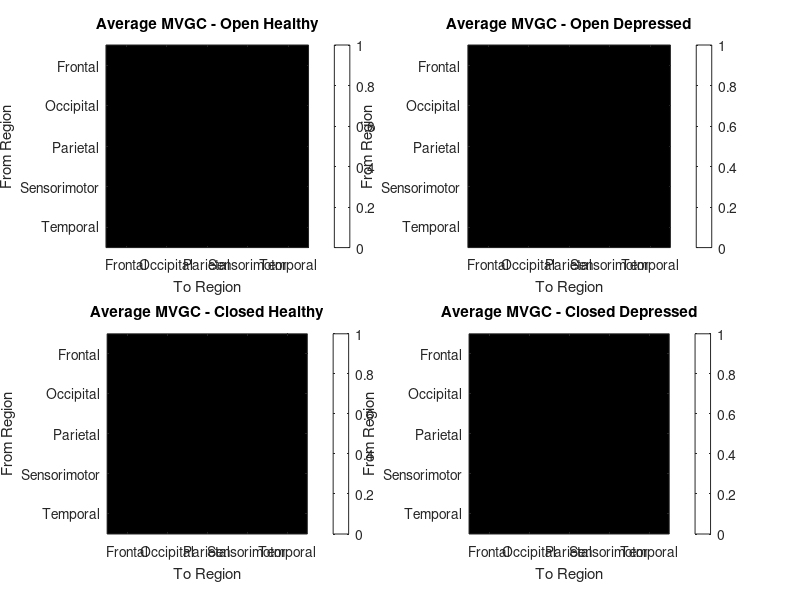

MATLAB code for this plot: (Note: this script raises an error after producing the figure.)
function [mvgc_open, mvgc_closed, mvgc_open_avg, mvgc_closed_avg] = EEGtoMVGC()

    %% Load .mat and .m files

    dataDir = fullfile('Depression_Study', 'export_mat'); % TEST directory
    files = dir(fullfile(dataDir, '*.mat')); % Get all .mat files in the directory

    addpath('Source_Reconstruction'); % Add path to Source_Reconstruction folder
    addpath('EntRate'); % Add path to EntRate folder

    % Load MVGC toolbox - silently adding MVGC to current path
    % p = mfilename('fullpath');
    % addpath(strrep(p, 'EEGtoMVGC', 'EntRate/private/mvgc_v2.0'));
    % evalc('mvgc_startup;');

    %% Initialize variables

    mvgc_open = struct();
    mvgc_closed = struct();

    region_names = {'Frontal', 'Occipital', 'Parietal', 'Sensorimotor', 'Temporal'};

    frontal = [3:16, 19:24];
    occipital = [25:36];
    parietal = [39:50];
    sensorimotor = [1,2,17,18,37,38];
    temporal = [51:60];

    LOAD_MVGC_FILE = true;

    %% Perform source reconstruction, rotation and CSER calculation for each subject

    if ~LOAD_MVGC_FILE

        % Loop through each file
        for i = 1:length(files)
        % for i = 1:5
            % Load the .mat file
            fprintf('\n*** PROCESSING FILE: %s *** \n', files(i).name);
            filePath = fullfile(dataDir, files(i).name);
            key = sprintf('x%s', files(i).name(1:3));

            % Reconstruct 60 sources from the EEG data
            fprintf('\n*** RECONSTRUCTING SOURCE *** \n\n');
            [source_ts_open, source_ts_closed, aals] = SourceReconMatlab(filePath);

            % Rotate [trials x sources x time] to [sources x time x trials]
            fprintf('\n*** ROTATING DATA *** \n');
            subj_open = permute(source_ts_open, [2, 3, 1]);
            subj_closed = permute(source_ts_closed, [2, 3, 1]);

            % Calculate and store MVGC for each subject's data
            fprintf('\n*** CALCULATING MVGC %s - (%i/%i) *** \n', files(i).name(1:3), i, length(files));
            mvgc_open.(key) = calculateMVGC(subj_open);
            mvgc_closed.(key) = calculateMVGC(subj_closed);

            fprintf('\n*** RESULTS SAVED: %s *** \n', files(i).name);
        end
    
    end

    %% Load MVGC results from mvgc_values.mat

    if LOAD_MVGC_FILE

        fprintf('\n*** LOADING MVGC RESULTS *** \n');
        if exist('mvgc_values.mat', 'file')
            load('mvgc_values.mat', 'mvgc_open', 'mvgc_closed');
            fprintf('MVGC results loaded successfully.\n');
        else
            fprintf('No MVGC results found. Please run EEGtoMVGC first.\n');
            return;
        end

    end

    %% Split mvgc_open and mvgc_closed based on healthy/depressed subjects

    fprintf('\n*** SPLITTING MVGC RESULTS *** \n');

    % Initialize structures for healthy and depressed subjects
    mvgc_open_healthy = struct();
    mvgc_open_depressed = struct();
    mvgc_closed_healthy = struct();
    mvgc_closed_depressed = struct();

    % Load healthy and depressed subject lists
    healthy_depressed_samples = load('healthy_depressed_samples.mat');
    healthy_sample = healthy_depressed_samples.healthy_sample;
    depressed_sample = healthy_depressed_samples.depressed_sample;

    % Split MVGC results based on whether subject name appears in healthy or depressed lists
    for i = 1:length(files)
        key = sprintf('x%s', files(i).name(1:3));
        % Define variable key_int as files(i).name(1:3), but converted to an integer
        key_int = str2double(files(i).name(1:3));

        if isfield(mvgc_open, key)
            if ismember(key_int, healthy_sample)
                mvgc_open_healthy.(key) = mvgc_open.(key);
            elseif ismember(key_int, depressed_sample)
                mvgc_open_depressed.(key) = mvgc_open.(key);
            end
        end
        if isfield(mvgc_closed, key)
            if ismember(key_int, healthy_sample)
                mvgc_closed_healthy.(key) = mvgc_closed.(key);
            elseif ismember(key_int, depressed_sample)
                mvgc_closed_depressed.(key) = mvgc_closed.(key);
            end
        end
    end

    %% Average MVGC across open/closed healthy/depressed subjects

    fprintf('\n*** AVERAGING MVGC ACROSS SUBJECTS *** \n');

    % Initialize matrices to accumulate MVGC values for healthy and depressed groups
    mvgc_open_healthy_avg = zeros(length(region_names), length(region_names));
    mvgc_open_depressed_avg = zeros(length(region_names), length(region_names));
    mvgc_closed_healthy_avg = zeros(length(region_names), length(region_names));
    mvgc_closed_depressed_avg = zeros(length(region_names), length(region_names));

    % Count subjects in each group
    open_healthy_count = 0;
    open_depressed_count = 0;
    closed_healthy_count = 0;
    closed_depressed_count = 0;

    % Loop through each subject's MVGC results for open
    for i = 1:length(files)
        key = sprintf('x%s', files(i).name(1:3));
        if isfield(mvgc_open_healthy, key)
            mvgc_open_healthy_avg = mvgc_open_healthy_avg + mvgc_open_healthy.(key);
            open_healthy_count = open_healthy_count + 1;
        end
        if isfield(mvgc_open_depressed, key)
            mvgc_open_depressed_avg = mvgc_open_depressed_avg + mvgc_open_depressed.(key);
            open_depressed_count = open_depressed_count + 1;
        end
        if isfield(mvgc_closed_healthy, key)
            mvgc_closed_healthy_avg = mvgc_closed_healthy_avg + mvgc_closed_healthy.(key);
            closed_healthy_count = closed_healthy_count + 1;
        end
        if isfield(mvgc_closed_depressed, key)
            mvgc_closed_depressed_avg = mvgc_closed_depressed_avg + mvgc_closed_depressed.(key);
            closed_depressed_count = closed_depressed_count + 1;
        end
    end

    % Average the MVGC values for each group (avoid division by zero)
    if open_healthy_count > 0
        mvgc_open_healthy_avg = mvgc_open_healthy_avg / open_healthy_count;
    end
    if open_depressed_count > 0
        mvgc_open_depressed_avg = mvgc_open_depressed_avg / open_depressed_count;
    end
    if closed_healthy_count > 0
        mvgc_closed_healthy_avg = mvgc_closed_healthy_avg / closed_healthy_count;
    end
    if closed_depressed_count > 0
        mvgc_closed_depressed_avg = mvgc_closed_depressed_avg / closed_depressed_count;
    end

    % Display average MVGC matrices
    fprintf('\n*** AVERAGE MVGC OPEN HEALTHY *** \n');
    disp(mvgc_open_healthy_avg);
    fprintf('\n*** AVERAGE MVGC OPEN DEPRESSED *** \n');
    disp(mvgc_open_depressed_avg);
    fprintf('\n*** AVERAGE MVGC CLOSED HEALTHY *** \n');
    disp(mvgc_closed_healthy_avg);
    fprintf('\n*** AVERAGE MVGC CLOSED DEPRESSED *** \n');
    disp(mvgc_closed_depressed_avg);

    %% Average MVGC across open/closed subjects and healthy/depressed subjects separately

    fprintf('\n*** AVERAGING MVGC ACROSS OPEN/CLOSED AND HEALTHY/DEPRESSED SUBJECTS SEPARATELY *** \n');
    mvgc_open_avg = (mvgc_open_healthy_avg + mvgc_open_depressed_avg) / 2;
    mvgc_closed_avg = (mvgc_closed_healthy_avg + mvgc_closed_depressed_avg) / 2;
    mvgc_healthy_avg = (mvgc_open_healthy_avg + mvgc_closed_healthy_avg) / 2;
    mvgc_depressed_avg = (mvgc_open_depressed_avg + mvgc_closed_depressed_avg) / 2;

    % Display average MVGC matrices
    fprintf('\n*** AVERAGE MVGC OPEN *** \n');
    disp(mvgc_open_avg);
    fprintf('\n*** AVERAGE MVGC CLOSED *** \n');
    disp(mvgc_closed_avg);
    fprintf('\n*** AVERAGE MVGC HEALTHY *** \n');
    disp(mvgc_healthy_avg);
    fprintf('\n*** AVERAGE MVGC DEPRESSED *** \n');
    disp(mvgc_depressed_avg);
    

    %% Plot average MVGC matrices across open/closed healthy/depressed subjects

    % Find global min and max for color scaling
    all_mvgc = [mvgc_open_healthy_avg(:); mvgc_open_depressed_avg(:); ...
                mvgc_closed_healthy_avg(:); mvgc_closed_depressed_avg(:)];
    clim = [min(all_mvgc), max(all_mvgc)];

    figure;

    subplot(2, 2, 1);
    imagesc(mvgc_open_healthy_avg, clim);
    colorbar;
    title('Average MVGC - Open Healthy');
    set(gca, 'XTick', 1:length(region_names), 'XTickLabel', region_names, ...
             'YTick', 1:length(region_names), 'YTickLabel', region_names);
    xlabel('To Region');
    ylabel('From Region');
    axis square;

    subplot(2, 2, 2);
    imagesc(mvgc_open_depressed_avg, clim);
    colorbar;
    title('Average MVGC - Open Depressed');
    set(gca, 'XTick', 1:length(region_names), 'XTickLabel', region_names, ...
             'YTick', 1:length(region_names), 'YTickLabel', region_names);
    xlabel('To Region');
    ylabel('From Region');
    axis square;

    subplot(2, 2, 3);
    imagesc(mvgc_closed_healthy_avg, clim);
    colorbar;
    title('Average MVGC - Closed Healthy');
    set(gca, 'XTick', 1:length(region_names), 'XTickLabel', region_names, ...
             'YTick', 1:length(region_names), 'YTickLabel', region_names);
    xlabel('To Region');
    ylabel('From Region');
    axis square;

    subplot(2, 2, 4);
    imagesc(mvgc_closed_depressed_avg, clim);
    colorbar;
    title('Average MVGC - Closed Depressed');
    set(gca, 'XTick', 1:length(region_names), 'XTickLabel', region_names, ...
             'YTick', 1:length(region_names), 'YTickLabel', region_names);
    xlabel('To Region');
    ylabel('From Region');
    axis square;

    sgtitle('Average MVGC Matrices');

    %% Plot average MVGC matrices across open/closed and healthy/depressed subjects separately

    % Find global min and max for color scaling
    all_mvgc = [mvgc_open_avg(:); mvgc_closed_avg(:); ...
                mvgc_healthy_avg(:); mvgc_depressed_avg(:)];
    clim = [min(all_mvgc), max(all_mvgc)];

    figure;

    subplot(2, 2, 1);
    imagesc(mvgc_open_avg, clim);
    colorbar;
    title('Average MVGC - Open');
    set(gca, 'XTick', 1:length(region_names), 'XTickLabel', region_names, ...
             'YTick', 1:length(region_names), 'YTickLabel', region_names);
    xlabel('To Region');
    ylabel('From Region');
    axis square;

    subplot(2, 2, 2);
    imagesc(mvgc_closed_avg, clim);
    colorbar;
    title('Average MVGC - Closed');
    set(gca, 'XTick', 1:length(region_names), 'XTickLabel', region_names, ...
             'YTick', 1:length(region_names), 'YTickLabel', region_names);
    xlabel('To Region');
    ylabel('From Region');
    axis square;

    subplot(2, 2, 3);
    imagesc(mvgc_healthy_avg, clim);
    colorbar;
    title('Average MVGC - Healthy');
    set(gca, 'XTick', 1:length(region_names), 'XTickLabel', region_names, ...
             'YTick', 1:length(region_names), 'YTickLabel', region_names);
    xlabel('To Region');
    ylabel('From Region');
    axis square;

    subplot(2, 2, 4);
    imagesc(mvgc_depressed_avg, clim);
    colorbar;
    title('Average MVGC - Depressed');
    set(gca, 'XTick', 1:length(region_names), 'XTickLabel', region_names, ...
             'YTick', 1:length(region_names), 'YTickLabel', region_names);
    xlabel('To Region');
    ylabel('From Region');
    axis square;

    sgtitle('Average MVGC Matrices');

    %% Save results into .mat files

    save(fullfile('mvgc_values.mat'), ...
         'mvgc_open', 'mvgc_closed', ...
         'mvgc_open_healthy', 'mvgc_open_depressed', ...
         'mvgc_closed_healthy', 'mvgc_closed_depressed', ...
         'mvgc_open_healthy_avg', 'mvgc_open_depressed_avg', ...
         'mvgc_closed_healthy_avg', 'mvgc_closed_depressed_avg');

    fprintf('\n*** FILES SAVED *** \n');

    %% Function to calculate MVGC for a given subject's data

    function [mvgc_values] = calculateMVGC(subj_data)

        % Reconstruct 5 regions out of 60 sources
        frontal_data = subj_data(frontal, :, :);  % 20 srcs * 2000 samples * trials
        occipital_data = subj_data(occipital, :, :);  % 12 srcs * 2000 samples * trials
        parietal_data = subj_data(parietal, :, :);  % 12 srcs * 2000 samples * trials
        sensorimotor_data = subj_data(sensorimotor, :, :);  % 6 srcs * 2000 samples * trials
        temporal_data = subj_data(temporal, :, :);  % 10 srcs * 2000 samples * trials

        num_regions = 5;
        [~, num_samples, num_trials] = size(frontal_data);
        regional_eeg = zeros(num_regions, num_samples, num_trials);  % [regions x samples x trials]

        regional_eeg(1, :, :) = squeeze(mean(frontal_data, 1));  % [samples x trials]
        regional_eeg(2, :, :) = squeeze(mean(occipital_data, 1));
        regional_eeg(3, :, :) = squeeze(mean(parietal_data, 1));
        regional_eeg(4, :, :) = squeeze(mean(sensorimotor_data, 1));
        regional_eeg(5, :, :) = squeeze(mean(temporal_data, 1));

        % %% Calculate MVGC between regions (needs a further breakdown)

        % % Select VAR model order
        % [varmoaic, varmobic, varmohqc, varmolrt] = tsdata_to_varmo(y, varmomax, 'LWR', [], false);

        % % Select SS model order
        % if varmohqc < 1
        %     % Force the algorithm to fit a SS model even if varmo gives up
        %     varmohqc = 1;
        %     ssmo = 2;
        % else
        %     [ssmo, ~] = tsdata_to_sssvc(y, 2*varmohqc, [], []);
        % end

        % % Fit SS model
        % [A, C, K, V] = tsdata_to_ss(y, 2*varmohqc, ssmo);
        % info = ss_info(A, C, K, V, 0);
        % F = ss_to_mvgc(A,C,K,V,x,y);

        X = regional_eeg;  % [regions x samples x trials]

        % Set parameters
        nvars = size(X, 1);       % should be 5
        nobs = size(X, 2);        % should be 2000
        ntrials = size(X, 3);
        fs = 200;                 % Sampling rate

        % VAR model order estimation
        max_var_order = 20;       % reasonable maximum (has to be less than nobs)
        fprintf('\nEstimating VAR model order (max order = %d)...\n', max_var_order);
        [varmo_aic, ~, ~, ~] = tsdata_to_varmo(X, max_var_order, 'LWR');
        varmo = find(varmo_aic == min(varmo_aic), 1); % Select best AIC order
        fprintf('Selected VAR model order (AIC): %d\n', varmo);

        % State-space model order estimation using SVC (faster)
        fprintf('Estimating state-space model order using SVC...\n');
        [ssmo_svc, ~] = tsdata_to_sssvc(X, 2*varmo, [], []);
        ssmo = ssmo_svc;
        fprintf('Selected state-space model order (SVC): %d\n', ssmo);

        % Estimate SS model
        fprintf('Estimating state-space model parameters...\n');
        [A, C, K, V] = tsdata_to_ss(X, 2*varmo, ssmo);

        % Compute time-domain pairwise conditional GC
        fprintf('Computing time-domain pairwise conditional MVGC...\n');
        mvgc_values = ss_to_pwcgc(A, C, K, V);
        fprintf('\nMVGC computation complete.\n');

        % Validate result
        if isbad(mvgc_values, false)
            error('GC estimation failed');
        end

        % Print mvgc_values's size and contents
        fprintf('\nmvgc_values contents:\n\n');
        disp(mvgc_values);

    end

end